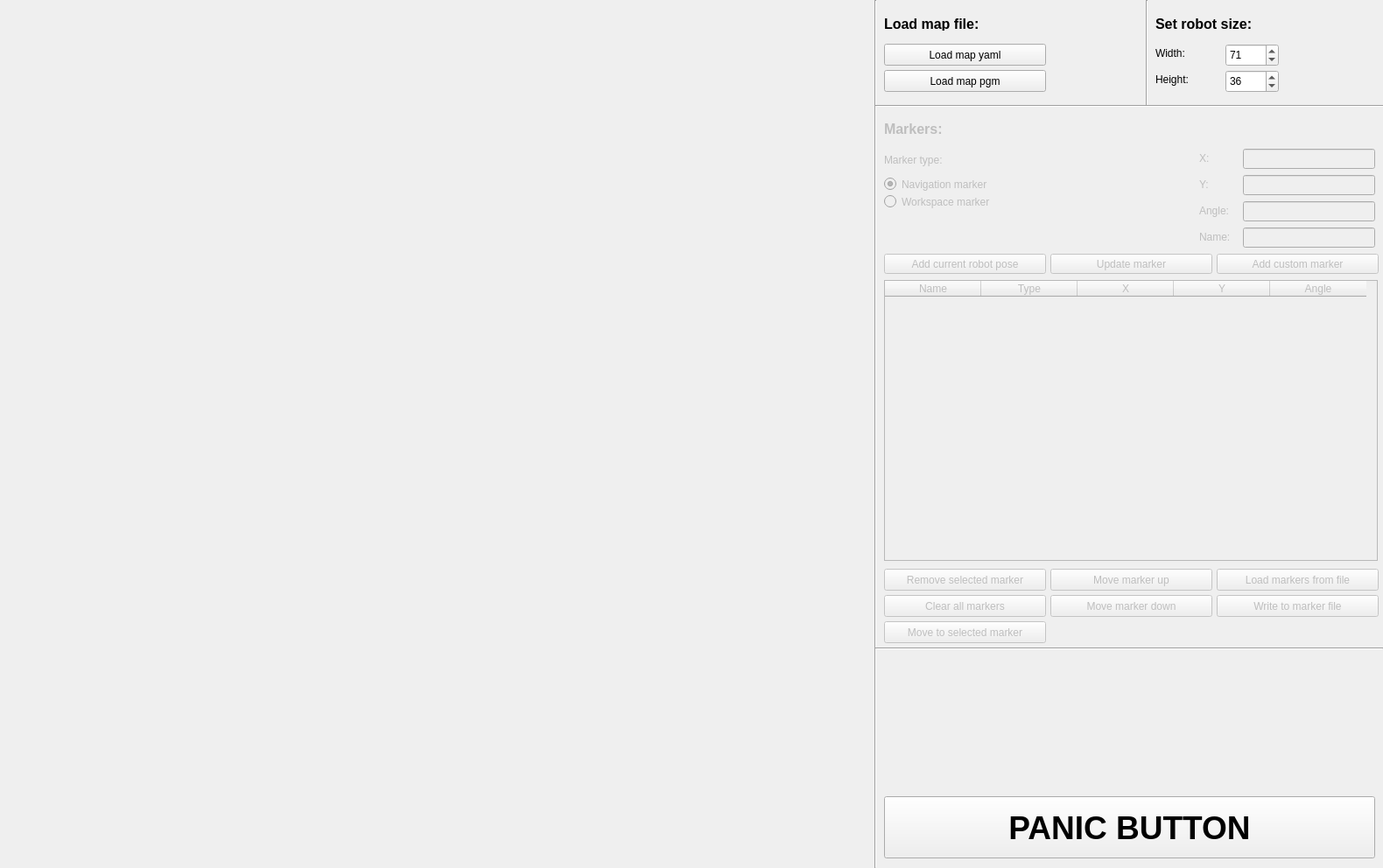
<?xml version="1.0" encoding="UTF-8"?>
<ui version="4.0">
 <class>MapMarker</class>
 <widget class="QMainWindow" name="MapMarker">
  <property name="geometry">
   <rect>
    <x>0</x>
    <y>0</y>
    <width>1580</width>
    <height>992</height>
   </rect>
  </property>
  <property name="windowTitle">
   <string>MapMarker</string>
  </property>
  <widget class="QWidget" name="centralWidget">
   <widget class="QPushButton" name="btnLoadYaml">
    <property name="geometry">
     <rect>
      <x>1010</x>
      <y>50</y>
      <width>185</width>
      <height>25</height>
     </rect>
    </property>
    <property name="text">
     <string>Load map yaml</string>
    </property>
   </widget>
   <widget class="QPushButton" name="btnLoadMap">
    <property name="geometry">
     <rect>
      <x>1010</x>
      <y>80</y>
      <width>185</width>
      <height>25</height>
     </rect>
    </property>
    <property name="text">
     <string>Load map pgm</string>
    </property>
   </widget>
   <widget class="Line" name="lineV">
    <property name="geometry">
     <rect>
      <x>999</x>
      <y>0</y>
      <width>2</width>
      <height>992</height>
     </rect>
    </property>
    <property name="orientation">
     <enum>Qt::Vertical</enum>
    </property>
   </widget>
   <widget class="QPushButton" name="btnWriteYaml">
    <property name="enabled">
     <bool>false</bool>
    </property>
    <property name="geometry">
     <rect>
      <x>1390</x>
      <y>680</y>
      <width>185</width>
      <height>25</height>
     </rect>
    </property>
    <property name="text">
     <string>Write to marker file</string>
    </property>
   </widget>
   <widget class="QPushButton" name="btnLoadMarkersYaml">
    <property name="enabled">
     <bool>false</bool>
    </property>
    <property name="geometry">
     <rect>
      <x>1390</x>
      <y>650</y>
      <width>185</width>
      <height>25</height>
     </rect>
    </property>
    <property name="text">
     <string>Load markers from file</string>
    </property>
   </widget>
   <widget class="QPushButton" name="btnAddCurrentPose">
    <property name="enabled">
     <bool>false</bool>
    </property>
    <property name="geometry">
     <rect>
      <x>1010</x>
      <y>290</y>
      <width>185</width>
      <height>23</height>
     </rect>
    </property>
    <property name="text">
     <string>Add current robot pose</string>
    </property>
   </widget>
   <widget class="QPushButton" name="btnUpdateCustomPose">
    <property name="enabled">
     <bool>false</bool>
    </property>
    <property name="geometry">
     <rect>
      <x>1200</x>
      <y>290</y>
      <width>185</width>
      <height>23</height>
     </rect>
    </property>
    <property name="text">
     <string>Update marker</string>
    </property>
   </widget>
   <widget class="QLineEdit" name="inpCustomX">
    <property name="enabled">
     <bool>false</bool>
    </property>
    <property name="geometry">
     <rect>
      <x>1420</x>
      <y>170</y>
      <width>151</width>
      <height>23</height>
     </rect>
    </property>
   </widget>
   <widget class="QLabel" name="lblXpos">
    <property name="enabled">
     <bool>false</bool>
    </property>
    <property name="geometry">
     <rect>
      <x>1370</x>
      <y>172</y>
      <width>90</width>
      <height>18</height>
     </rect>
    </property>
    <property name="text">
     <string>X:</string>
    </property>
   </widget>
   <widget class="QLineEdit" name="inpCustomY">
    <property name="enabled">
     <bool>false</bool>
    </property>
    <property name="geometry">
     <rect>
      <x>1420</x>
      <y>200</y>
      <width>151</width>
      <height>23</height>
     </rect>
    </property>
   </widget>
   <widget class="QLabel" name="lblYpos">
    <property name="enabled">
     <bool>false</bool>
    </property>
    <property name="geometry">
     <rect>
      <x>1370</x>
      <y>202</y>
      <width>90</width>
      <height>18</height>
     </rect>
    </property>
    <property name="text">
     <string>Y:</string>
    </property>
   </widget>
   <widget class="QLineEdit" name="inpCustomAngle">
    <property name="enabled">
     <bool>false</bool>
    </property>
    <property name="geometry">
     <rect>
      <x>1420</x>
      <y>230</y>
      <width>151</width>
      <height>23</height>
     </rect>
    </property>
   </widget>
   <widget class="QLabel" name="lblAnglepos">
    <property name="enabled">
     <bool>false</bool>
    </property>
    <property name="geometry">
     <rect>
      <x>1370</x>
      <y>232</y>
      <width>103</width>
      <height>18</height>
     </rect>
    </property>
    <property name="text">
     <string>Angle:</string>
    </property>
   </widget>
   <widget class="QRadioButton" name="radioWorkspace">
    <property name="enabled">
     <bool>false</bool>
    </property>
    <property name="geometry">
     <rect>
      <x>1010</x>
      <y>220</y>
      <width>185</width>
      <height>21</height>
     </rect>
    </property>
    <property name="focusPolicy">
     <enum>Qt::NoFocus</enum>
    </property>
    <property name="text">
     <string>Workspace marker</string>
    </property>
   </widget>
   <widget class="QRadioButton" name="radioNav">
    <property name="enabled">
     <bool>false</bool>
    </property>
    <property name="geometry">
     <rect>
      <x>1010</x>
      <y>200</y>
      <width>185</width>
      <height>21</height>
     </rect>
    </property>
    <property name="focusPolicy">
     <enum>Qt::NoFocus</enum>
    </property>
    <property name="text">
     <string>Navigation marker</string>
    </property>
    <property name="checked">
     <bool>true</bool>
    </property>
   </widget>
   <widget class="QLabel" name="lblMarkertype">
    <property name="enabled">
     <bool>false</bool>
    </property>
    <property name="geometry">
     <rect>
      <x>1010</x>
      <y>175</y>
      <width>185</width>
      <height>15</height>
     </rect>
    </property>
    <property name="text">
     <string>Marker type:</string>
    </property>
   </widget>
   <widget class="Line" name="lineH1">
    <property name="geometry">
     <rect>
      <x>1000</x>
      <y>120</y>
      <width>600</width>
      <height>3</height>
     </rect>
    </property>
    <property name="orientation">
     <enum>Qt::Horizontal</enum>
    </property>
   </widget>
   <widget class="QLabel" name="lblLoadMap">
    <property name="geometry">
     <rect>
      <x>1010</x>
      <y>20</y>
      <width>180</width>
      <height>15</height>
     </rect>
    </property>
    <property name="font">
     <font>
      <pointsize>12</pointsize>
      <weight>75</weight>
      <bold>true</bold>
     </font>
    </property>
    <property name="text">
     <string>Load map file:</string>
    </property>
   </widget>
   <widget class="QLabel" name="lblMarkers">
    <property name="enabled">
     <bool>false</bool>
    </property>
    <property name="geometry">
     <rect>
      <x>1010</x>
      <y>140</y>
      <width>180</width>
      <height>15</height>
     </rect>
    </property>
    <property name="font">
     <font>
      <pointsize>12</pointsize>
      <weight>75</weight>
      <bold>true</bold>
     </font>
    </property>
    <property name="text">
     <string>Markers:</string>
    </property>
   </widget>
   <widget class="Line" name="lineH2">
    <property name="geometry">
     <rect>
      <x>1000</x>
      <y>740</y>
      <width>580</width>
      <height>3</height>
     </rect>
    </property>
    <property name="orientation">
     <enum>Qt::Horizontal</enum>
    </property>
   </widget>
   <widget class="QTableWidget" name="tableWidget">
    <property name="enabled">
     <bool>false</bool>
    </property>
    <property name="geometry">
     <rect>
      <x>1010</x>
      <y>320</y>
      <width>564</width>
      <height>321</height>
     </rect>
    </property>
    <property name="rowCount">
     <number>0</number>
    </property>
    <attribute name="horizontalHeaderDefaultSectionSize">
     <number>110</number>
    </attribute>
    <column>
     <property name="text">
      <string>Name</string>
     </property>
    </column>
    <column>
     <property name="text">
      <string>Type</string>
     </property>
    </column>
    <column>
     <property name="text">
      <string>X</string>
     </property>
    </column>
    <column>
     <property name="text">
      <string>Y</string>
     </property>
    </column>
    <column>
     <property name="text">
      <string>Angle</string>
     </property>
    </column>
   </widget>
   <widget class="QPushButton" name="btnMoveRobot">
    <property name="enabled">
     <bool>false</bool>
    </property>
    <property name="geometry">
     <rect>
      <x>1010</x>
      <y>710</y>
      <width>185</width>
      <height>25</height>
     </rect>
    </property>
    <property name="text">
     <string>Move to selected marker</string>
    </property>
   </widget>
   <widget class="QPushButton" name="btnRemoveMarker">
    <property name="enabled">
     <bool>false</bool>
    </property>
    <property name="geometry">
     <rect>
      <x>1010</x>
      <y>650</y>
      <width>185</width>
      <height>25</height>
     </rect>
    </property>
    <property name="text">
     <string>Remove selected marker</string>
    </property>
   </widget>
   <widget class="QPushButton" name="btnPanic">
    <property name="geometry">
     <rect>
      <x>1010</x>
      <y>910</y>
      <width>561</width>
      <height>71</height>
     </rect>
    </property>
    <property name="font">
     <font>
      <pointsize>28</pointsize>
      <weight>75</weight>
      <bold>true</bold>
     </font>
    </property>
    <property name="text">
     <string>PANIC BUTTON</string>
    </property>
   </widget>
   <widget class="QPushButton" name="btnMoveMarkerDown">
    <property name="enabled">
     <bool>false</bool>
    </property>
    <property name="geometry">
     <rect>
      <x>1200</x>
      <y>680</y>
      <width>185</width>
      <height>25</height>
     </rect>
    </property>
    <property name="text">
     <string>Move marker down</string>
    </property>
   </widget>
   <widget class="QPushButton" name="btnMoveMarkerUp">
    <property name="enabled">
     <bool>false</bool>
    </property>
    <property name="geometry">
     <rect>
      <x>1200</x>
      <y>650</y>
      <width>185</width>
      <height>25</height>
     </rect>
    </property>
    <property name="text">
     <string>Move marker up</string>
    </property>
   </widget>
   <widget class="QPushButton" name="btnClearAllMarkers">
    <property name="enabled">
     <bool>false</bool>
    </property>
    <property name="geometry">
     <rect>
      <x>1010</x>
      <y>680</y>
      <width>185</width>
      <height>25</height>
     </rect>
    </property>
    <property name="text">
     <string>Clear all markers</string>
    </property>
   </widget>
   <widget class="QLabel" name="lblImgMapYaml">
    <property name="geometry">
     <rect>
      <x>1210</x>
      <y>55</y>
      <width>67</width>
      <height>17</height>
     </rect>
    </property>
    <property name="text">
     <string/>
    </property>
   </widget>
   <widget class="QLabel" name="lblImgMapPgm">
    <property name="geometry">
     <rect>
      <x>1210</x>
      <y>85</y>
      <width>67</width>
      <height>17</height>
     </rect>
    </property>
    <property name="text">
     <string/>
    </property>
   </widget>
   <widget class="QLabel" name="lblName">
    <property name="enabled">
     <bool>false</bool>
    </property>
    <property name="geometry">
     <rect>
      <x>1370</x>
      <y>262</y>
      <width>103</width>
      <height>18</height>
     </rect>
    </property>
    <property name="text">
     <string>Name:</string>
    </property>
   </widget>
   <widget class="QLineEdit" name="inpCustomName">
    <property name="enabled">
     <bool>false</bool>
    </property>
    <property name="geometry">
     <rect>
      <x>1420</x>
      <y>260</y>
      <width>151</width>
      <height>23</height>
     </rect>
    </property>
   </widget>
   <widget class="QPushButton" name="btnAddCustomPose">
    <property name="enabled">
     <bool>false</bool>
    </property>
    <property name="geometry">
     <rect>
      <x>1390</x>
      <y>290</y>
      <width>185</width>
      <height>23</height>
     </rect>
    </property>
    <property name="text">
     <string>Add custom marker</string>
    </property>
   </widget>
   <widget class="QLabel" name="lblLoadMap_2">
    <property name="geometry">
     <rect>
      <x>1320</x>
      <y>20</y>
      <width>180</width>
      <height>15</height>
     </rect>
    </property>
    <property name="font">
     <font>
      <pointsize>12</pointsize>
      <weight>75</weight>
      <bold>true</bold>
     </font>
    </property>
    <property name="text">
     <string>Set robot size:</string>
    </property>
   </widget>
   <widget class="Line" name="lineV_2">
    <property name="geometry">
     <rect>
      <x>1300</x>
      <y>0</y>
      <width>20</width>
      <height>121</height>
     </rect>
    </property>
    <property name="orientation">
     <enum>Qt::Vertical</enum>
    </property>
   </widget>
   <widget class="QSpinBox" name="spinRobotWidth">
    <property name="geometry">
     <rect>
      <x>1400</x>
      <y>50</y>
      <width>61</width>
      <height>26</height>
     </rect>
    </property>
    <property name="maximum">
     <number>200</number>
    </property>
    <property name="value">
     <number>71</number>
    </property>
   </widget>
   <widget class="QLabel" name="lblRobotWidth">
    <property name="enabled">
     <bool>true</bool>
    </property>
    <property name="geometry">
     <rect>
      <x>1320</x>
      <y>52</y>
      <width>90</width>
      <height>18</height>
     </rect>
    </property>
    <property name="text">
     <string>Width:</string>
    </property>
   </widget>
   <widget class="QSpinBox" name="spinRobotHeight">
    <property name="geometry">
     <rect>
      <x>1400</x>
      <y>80</y>
      <width>61</width>
      <height>26</height>
     </rect>
    </property>
    <property name="maximum">
     <number>200</number>
    </property>
    <property name="value">
     <number>36</number>
    </property>
   </widget>
   <widget class="QLabel" name="lblRobotHeight">
    <property name="enabled">
     <bool>true</bool>
    </property>
    <property name="geometry">
     <rect>
      <x>1320</x>
      <y>82</y>
      <width>90</width>
      <height>18</height>
     </rect>
    </property>
    <property name="text">
     <string>Height:</string>
    </property>
   </widget>
  </widget>
 </widget>
 <layoutdefault spacing="6" margin="11"/>
 <resources/>
 <connections/>
</ui>
